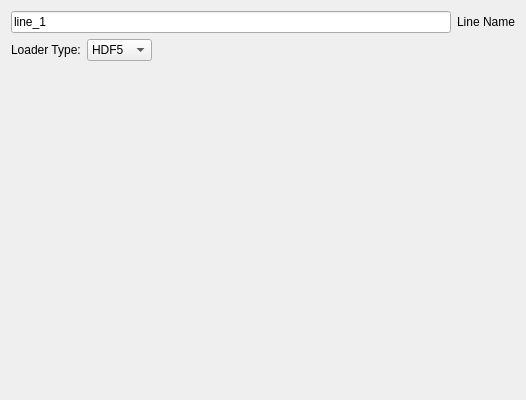
<?xml version="1.0" encoding="UTF-8"?>
<ui version="4.0">
 <class>Line_Loader_Widget</class>
 <widget class="QWidget" name="Line_Loader_Widget">
  <property name="geometry">
   <rect>
    <x>0</x>
    <y>0</y>
    <width>526</width>
    <height>400</height>
   </rect>
  </property>
  <property name="windowTitle">
   <string>Form</string>
  </property>
  <layout class="QVBoxLayout" name="verticalLayout_2">
   <item>
    <layout class="QHBoxLayout" name="dataNameLayout">
     <item>
      <widget class="QLineEdit" name="data_name_text">
       <property name="text">
        <string>line_1</string>
       </property>
      </widget>
     </item>
     <item>
      <widget class="QLabel" name="label_data_name">
       <property name="text">
        <string>Line Name</string>
       </property>
      </widget>
     </item>
    </layout>
   </item>
   <item>
    <layout class="QHBoxLayout" name="loaderTypeLayout">
     <item>
      <widget class="QLabel" name="label_loader_type">
       <property name="text">
        <string>Loader Type:</string>
       </property>
      </widget>
     </item>
     <item>
      <widget class="QComboBox" name="loader_type_combo">
       <item>
        <property name="text">
         <string>HDF5</string>
        </property>
       </item>
       <item>
        <property name="text">
         <string>CSV</string>
        </property>
       </item>
       <item>
        <property name="text">
         <string>LMDB</string>
        </property>
       </item>
       <item>
        <property name="text">
         <string>Binary</string>
        </property>
       </item>
      </widget>
     </item>
     <item>
      <spacer name="loaderTypeSpacer">
       <property name="orientation">
        <enum>Qt::Orientation::Horizontal</enum>
       </property>
       <property name="sizeHint" stdset="0">
        <size>
         <width>40</width>
         <height>20</height>
        </size>
       </property>
      </spacer>
     </item>
    </layout>
   </item>
   <item>
    <widget class="QStackedWidget" name="stacked_loader_options">
     <property name="currentIndex">
      <number>3</number>
     </property>
     <widget class="HDF5LineLoader_Widget" name="hdf5_line_loader"/>
     <widget class="CSVLineLoader_Widget" name="csv_line_loader"/>
     <widget class="LMDBLineLoader_Widget" name="lmdb_line_loader"/>
     <widget class="BinaryLineLoader_Widget" name="binary_line_loader"/>
    </widget>
   </item>
   <item>
    <widget class="Scaling_Widget" name="scaling_widget" native="true"/>
   </item>
   <item>
    <spacer name="verticalSpacer">
     <property name="orientation">
      <enum>Qt::Orientation::Vertical</enum>
     </property>
     <property name="sizeHint" stdset="0">
      <size>
       <width>20</width>
       <height>40</height>
      </size>
     </property>
    </spacer>
   </item>
  </layout>
 </widget>
 <customwidgets>
  <customwidget>
   <class>HDF5LineLoader_Widget</class>
   <extends>QWidget</extends>
   <header>IO_Widgets/Lines/HDF5/HDF5LineLoader_Widget.hpp</header>
   <container>1</container>
  </customwidget>
  <customwidget>
   <class>CSVLineLoader_Widget</class>
   <extends>QWidget</extends>
   <header>IO_Widgets/Lines/CSV/CSVLineLoader_Widget.hpp</header>
   <container>1</container>
  </customwidget>
  <customwidget>
   <class>LMDBLineLoader_Widget</class>
   <extends>QWidget</extends>
   <header>IO_Widgets/Lines/LMDB/LMDBLineLoader_Widget.hpp</header>
   <container>1</container>
  </customwidget>
  <customwidget>
   <class>BinaryLineLoader_Widget</class>
   <extends>QWidget</extends>
   <header>IO_Widgets/Lines/Binary/BinaryLineLoader_Widget.hpp</header>
   <container>1</container>
  </customwidget>
  <customwidget>
   <class>Scaling_Widget</class>
   <extends>QWidget</extends>
   <header>IO_Widgets/Scaling_Widget/Scaling_Widget.hpp</header>
   <container>1</container>
  </customwidget>
 </customwidgets>
 <resources/>
 <connections/>
</ui>
